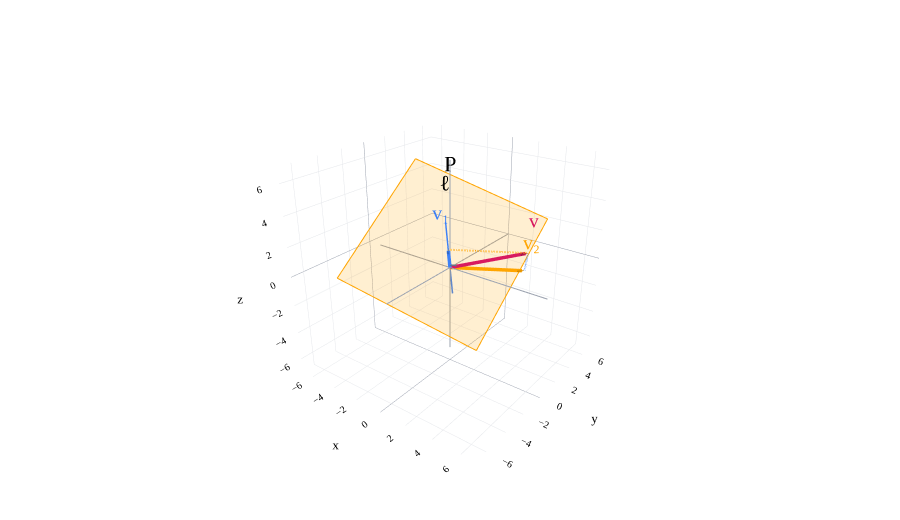

Notebook cell for this chart:
### Markdown cell above
### Example: Projecting onto a plane

Let

$$\vec v=\begin{bmatrix}5\\1\\2\end{bmatrix},\qquad
P:\ 2x-3y+4z=0.$$

Find the projections of $\vec v$ onto $\ell=P^\perp$ and onto $P$.

The coefficients in the equation of $P$ give us a normal vector:

$$\vec w=\begin{bmatrix}2\\-3\\4\end{bmatrix},\qquad
\ell=\operatorname{span}(\vec w).$$

We compute

$$\vec v\cdot\vec w=5(2)+1(-3)+2(4)=15,$$

$$\vec w\cdot\vec w=2^2+(-3)^2+4^2=29.$$

So the projection onto the line is

$$\vec v_1=\operatorname{proj}_{\ell}(\vec v)
=\frac{15}{29}\begin{bmatrix}2\\-3\\4\end{bmatrix}
=\begin{bmatrix}30/29\\-45/29\\60/29\end{bmatrix}.$$

Subtracting this from $\vec v$ gives the projection onto the plane:

$$\begin{aligned}
\vec v_2=\operatorname{proj}_P(\vec v)
&=\begin{bmatrix}5\\1\\2\end{bmatrix}
-\begin{bmatrix}30/29\\-45/29\\60/29\end{bmatrix}\\
&=\begin{bmatrix}115/29\\74/29\\-2/29\end{bmatrix}.
\end{aligned}$$

Let's check that $\vec v_2$ lies in $P$ by substituting its coordinates into the plane's equation:

$$2\left(\frac{115}{29}\right)-3\left(\frac{74}{29}\right)
+4\left(-\frac{2}{29}\right)
=\frac{230-222-8}{29}=0.$$

Also, $\vec v-\vec v_2=\vec v_1$ is a multiple of the normal vector, so it is perpendicular to $P$.

### Code cell
v=np.array([5.,1.,2.])
w=np.array([2.,-3.,4.])
v1=(v@w)/(w@w)*w
v2=v-v1
fig=base3()
plane3(fig,w,ORANGE,opacity=0.18,bounds=(-4,6))
line3(fig,-0.9*w,1.2*w,BLUE,width=3)
vec3(fig,v1,'v₁',BLUE,offset=(-0.4,-0.3,0.4))
vec3(fig,v2,'v₂',ORANGE,offset=(0.3,0.3,-0.2))
vec3(fig,v,'v',PINK,offset=(0.3,0.1,0.4))
line3(fig,v1,v,ORANGE,width=4,dash='dash')
line3(fig,v2,v,BLUE,width=4,dash='dash')
# A right-angle marker in the plane containing the two components.
a=v1/np.linalg.norm(v1)*0.4
b=v2/np.linalg.norm(v2)*0.4
line3(fig,a,a+b,'#6b7280',width=3)
line3(fig,a+b,b,'#6b7280',width=3)
fig.add_trace(go.Scatter3d(x=[2.8,-2.4],y=[-4.2,3.2],z=[5.6,3.6],
                         mode='text',text=['ℓ','P'],textfont=dict(family='Palatino',size=22),
                         hoverinfo='skip'))
fig.update_scenes(xaxis_range=[-7,7],yaxis_range=[-7,7],zaxis_range=[-7,7],
                  camera=dict(eye=dict(x=1.5,y=-2.0,z=1.2)))
fig.show()

### Figure 1 — Plotly figure (JSON) as saved in the notebook; plotly's stock layout.template omitted (floating-point values rounded to 4 significant figures)
{"data": [{"hoverinfo": "skip", "line": {"color": "#9ca3af", "dash": "solid", "width": 2}, "mode": "lines", "showlegend": false, "type": "scatter3d", "x": [-6.0, 8.0], "y": [-0.0, 0.0], "z": [-0.0, 0.0]}, {"hoverinfo": "skip", "line": {"color": "#9ca3af", "dash": "solid", "width": 2}, "mode": "lines", "showlegend": false, "type": "scatter3d", "x": [-0.0, 0.0], "y": [-6.0, 8.0], "z": [-0.0, 0.0]}, {"hoverinfo": "skip", "line": {"color": "#9ca3af", "dash": "solid", "width": 2}, "mode": "lines", "showlegend": false, "type": "scatter3d", "x": [-0.0, 0.0], "y": [-0.0, 0.0], "z": [-6.0, 8.0]}, {"color": "orange", "flatshading": true, "hoverinfo": "skip", "i": [0, 0], "j": [1, 2], "k": [2, 3], "lighting": {"ambient": 1, "diffuse": 0, "fresnel": 0, "roughness": 1, "specular": 0}, "opacity": 0.18, "showscale": false, "type": "mesh3d", "x": [3.714, 3.714, -5.571, -5.571], "y": [-2.309, 5.691, 3.463, -4.537], "z": [-3.588, 2.412, 5.383, -0.6173]}, {"hoverinfo": "skip", "line": {"color": "orange", "dash": "solid", "width": 2}, "mode": "lines", "showlegend": false, "type": "scatter3d", "x": [3.714, 3.714], "y": [-2.309, 5.691], "z": [-3.588, 2.412]}, {"hoverinfo": "skip", "line": {"color": "orange", "dash": "solid", "width": 2}, "mode": "lines", "showlegend": false, "type": "scatter3d", "x": [3.714, -5.571], "y": [5.691, 3.463], "z": [2.412, 5.383]}, {"hoverinfo": "skip", "line": {"color": "orange", "dash": "solid", "width": 2}, "mode": "lines", "showlegend": false, "type": "scatter3d", "x": [-5.571, -5.571], "y": [3.463, -4.537], "z": [5.383, -0.6173]}, {"hoverinfo": "skip", "line": {"color": "orange", "dash": "solid", "width": 2}, "mode": "lines", "showlegend": false, "type": "scatter3d", "x": [-5.571, 3.714], "y": [-4.537, -2.309], "z": [-0.6173, -3.588]}, {"hoverinfo": "skip", "line": {"color": "#3d81f6", "dash": "solid", "width": 3}, "mode": "lines", "showlegend": false, "type": "scatter3d", "x": [-1.8, 2.4], "y": [2.7, -3.6], "z": [-3.6, 4.8]}, {"hoverinfo": "skip", "line": {"color": "#3d81f6", "dash": "solid", "width": 7}, "mode": "lines", "showlegend": false, "type": "scatter3d", "x": [0.0, 0.9788], "y": [0.0, -1.468], "z": [0.0, 1.958]}, {"anchor": "tip", "colorscale": [[0, "#3d81f6"], [1, "#3d81f6"]], "hoverinfo": "skip", "showscale": false, "sizemode": "absolute", "sizeref": 0.45, "type": "cone", "u": [0.3714], "v": [-0.5571], "w": [0.7428], "x": [1.034], "y": [-1.552], "z": [2.069]}, {"hoverinfo": "skip", "mode": "text", "text": ["v₁"], "textfont": {"color": "#3d81f6", "family": "Palatino", "size": 20}, "type": "scatter3d", "x": [0.6345], "y": [-1.852], "z": [2.469]}, {"hoverinfo": "skip", "line": {"color": "orange", "dash": "solid", "width": 7}, "mode": "lines", "showlegend": false, "type": "scatter3d", "x": [0.0, 3.839], "y": [0.0, 2.471], "z": [0.0, -0.06677]}, {"anchor": "tip", "colorscale": [[0, "orange"], [1, "orange"]], "hoverinfo": "skip", "showscale": false, "sizemode": "absolute", "sizeref": 0.45, "type": "cone", "u": [0.8409], "v": [0.5411], "w": [-0.01462], "x": [3.966], "y": [2.552], "z": [-0.06897]}, {"hoverinfo": "skip", "mode": "text", "text": ["v₂"], "textfont": {"color": "orange", "family": "Palatino", "size": 20}, "type": "scatter3d", "x": [4.266], "y": [2.852], "z": [-0.269]}, {"hoverinfo": "skip", "line": {"color": "#d81a60", "dash": "solid", "width": 7}, "mode": "lines", "showlegend": false, "type": "scatter3d", "x": [0.0, 4.863], "y": [0.0, 0.9726], "z": [0.0, 1.945]}, {"anchor": "tip", "colorscale": [[0, "#d81a60"], [1, "#d81a60"]], "hoverinfo": "skip", "showscale": false, "sizemode": "absolute", "sizeref": 0.45, "type": "cone", "u": [0.9129], "v": [0.1826], "w": [0.3651], "x": [5.0], "y": [1.0], "z": [2.0]}, {"hoverinfo": "skip", "mode": "text", "text": ["v"], "textfont": {"color": "#d81a60", "family": "Palatino", "size": 20}, "type": "scatter3d", "x": [5.3], "y": [1.1], "z": [2.4]}, {"hoverinfo": "skip", "line": {"color": "orange", "dash": "dash", "width": 4}, "mode": "lines", "showlegend": false, "type": "scatter3d", "x": [1.034, 5.0], "y": [-1.552, 1.0], "z": [2.069, 2.0]}, {"hoverinfo": "skip", "line": {"color": "#3d81f6", "dash": "dash", "width": 4}, "mode": "lines", "showlegend": false, "type": "scatter3d", "x": [3.966, 5.0], "y": [2.552, 1.0], "z": [-0.06897, 2.0]}, {"hoverinfo": "skip", "line": {"color": "#6b7280", "dash": "solid", "width": 3}, "mode": "lines", "showlegend": false, "type": "scatter3d", "x": [0.1486, 0.4849], "y": [-0.2228, -0.006407], "z": [0.2971, 0.2913]}, {"hoverinfo": "skip", "line": {"color": "#6b7280", "dash": "solid", "width": 3}, "mode": "lines", "showlegend": false, "type": "scatter3d", "x": [0.4849, 0.3363], "y": [-0.006407, 0.2164], "z": [0.2913, -0.005849]}, {"hoverinfo": "skip", "mode": "text", "text": ["ℓ", "P"], "textfont": {"family": "Palatino", "size": 22}, "type": "scatter3d", "x": [2.8, -2.4], "y": [-4.2, 3.2], "z": [5.6, 3.6]}], "layout": {"autosize": true, "colorway": ["#3d81f6", "orange", "#d81a60"], "font": {"color": "black", "family": "Palatino", "size": 16}, "height": 520, "margin": {"b": 0, "l": 0, "r": 0, "t": 15}, "paper_bgcolor": "white", "plot_bgcolor": "white", "scene": {"aspectmode": "cube", "bgcolor": "white", "camera": {"eye": {"x": 1.5, "y": -2.0, "z": 1.2}}, "xaxis": {"backgroundcolor": "white", "dtick": 2, "gridcolor": "#e5e7eb", "range": [-7, 7], "showbackground": true, "showspikes": false, "tickfont": {"size": 11}, "title": {"font": {"size": 13}, "text": "x"}, "zerolinecolor": "#9ca3af"}, "yaxis": {"backgroundcolor": "white", "dtick": 2, "gridcolor": "#e5e7eb", "range": [-7, 7], "showbackground": true, "showspikes": false, "tickfont": {"size": 11}, "title": {"font": {"size": 13}, "text": "y"}, "zerolinecolor": "#9ca3af"}, "zaxis": {"backgroundcolor": "white", "dtick": 2, "gridcolor": "#e5e7eb", "range": [-7, 7], "showbackground": true, "showspikes": false, "tickfont": {"size": 11}, "title": {"font": {"size": 13}, "text": "z"}, "zerolinecolor": "#9ca3af"}}, "showlegend": false, "xaxis": {"gridcolor": "#e5e7eb", "zerolinecolor": "#9ca3af"}, "yaxis": {"gridcolor": "#e5e7eb", "zerolinecolor": "#9ca3af"}}}
